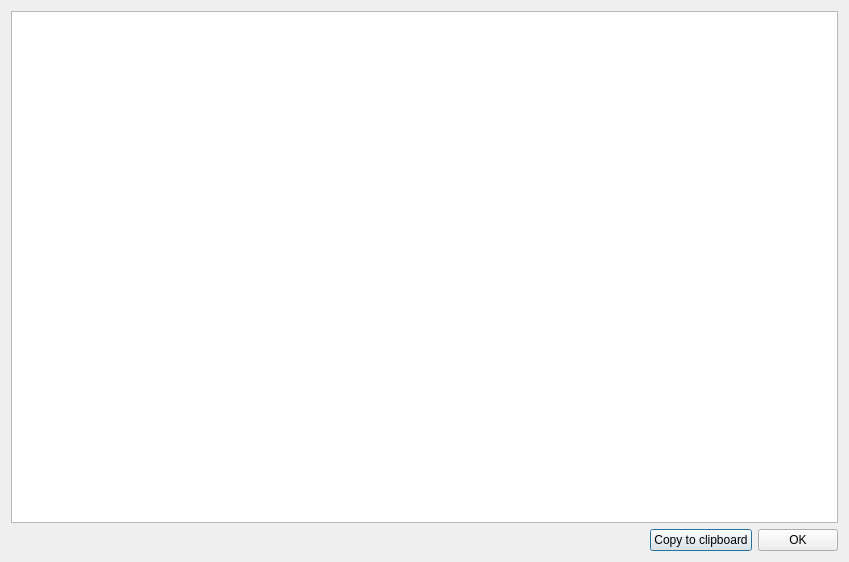
<?xml version="1.0" encoding="UTF-8"?>
<ui version="4.0">
 <class>Dialog</class>
 <widget class="QDialog" name="Dialog">
  <property name="geometry">
   <rect>
    <x>0</x>
    <y>0</y>
    <width>849</width>
    <height>562</height>
   </rect>
  </property>
  <property name="windowTitle">
   <string>Display</string>
  </property>
  <layout class="QGridLayout" name="gridLayout">
   <item row="0" column="0">
    <widget class="QTextBrowser" name="txtDisplay"/>
   </item>
   <item row="1" column="0">
    <layout class="QHBoxLayout" name="horizontalLayout">
     <item>
      <spacer name="horizontalSpacer">
       <property name="orientation">
        <enum>Qt::Horizontal</enum>
       </property>
       <property name="sizeHint" stdset="0">
        <size>
         <width>40</width>
         <height>20</height>
        </size>
       </property>
      </spacer>
     </item>
     <item>
      <widget class="QPushButton" name="btnCopy">
       <property name="text">
        <string>Copy to clipboard</string>
       </property>
      </widget>
     </item>
     <item>
      <widget class="QPushButton" name="btnOkay">
       <property name="text">
        <string>OK</string>
       </property>
      </widget>
     </item>
    </layout>
   </item>
  </layout>
 </widget>
 <resources/>
 <connections>
  <connection>
   <sender>btnOkay</sender>
   <signal>clicked()</signal>
   <receiver>Dialog</receiver>
   <slot>accept()</slot>
   <hints>
    <hint type="sourcelabel">
     <x>371</x>
     <y>282</y>
    </hint>
    <hint type="destinationlabel">
     <x>199</x>
     <y>149</y>
    </hint>
   </hints>
  </connection>
 </connections>
</ui>
